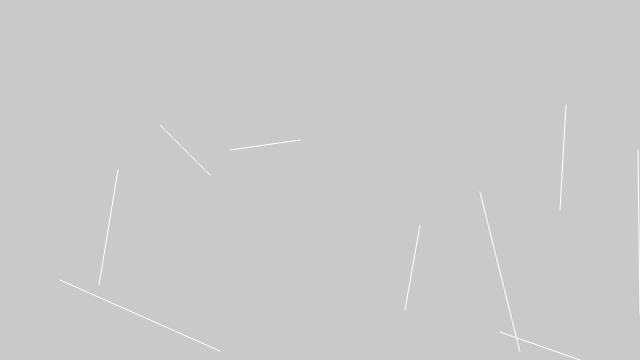
Frame 1 (no input)
Frame 60 (no input): identical to frame 1, image omitted
Frame 120 (the mouse pressed at the canvas centre since frame 60): identical to frame 1, image omitted

The p5.js sketch that drew this single still picture (run headless with seeded random() and noise() and a simulated clock; from frame 60 on, the mouse is pressed at the canvas centre):

// p5.js sketch
// ── sketch.js
function setup() {
  createCanvas(640,360);
}

function draw() {
  background(201); //one number only because greyscale.
  stroke(255); // one number only because greyscale.
  line(118, 170, 99, 285);
  line(60,280,220,351);
  line(160,125,210,175);
  line(230,150,300,140);
  line(420,225,405,310);
  line(480,192,520,352);
  line(500,332,580,360);
  line(566,105,560,210); 
  line(638,150,640,315);
  
  
}
